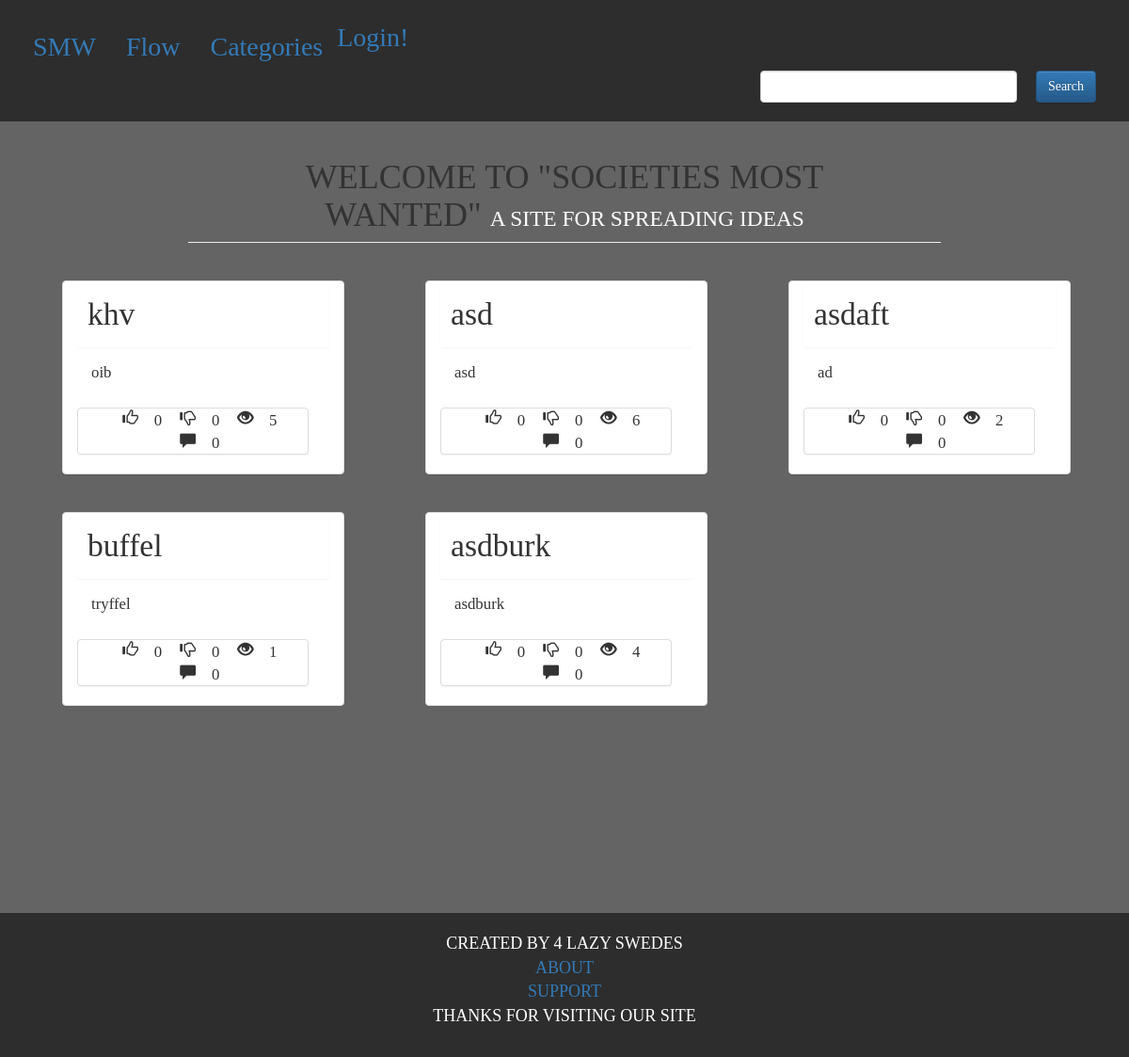
/, run on an earlier commit of the app's database.
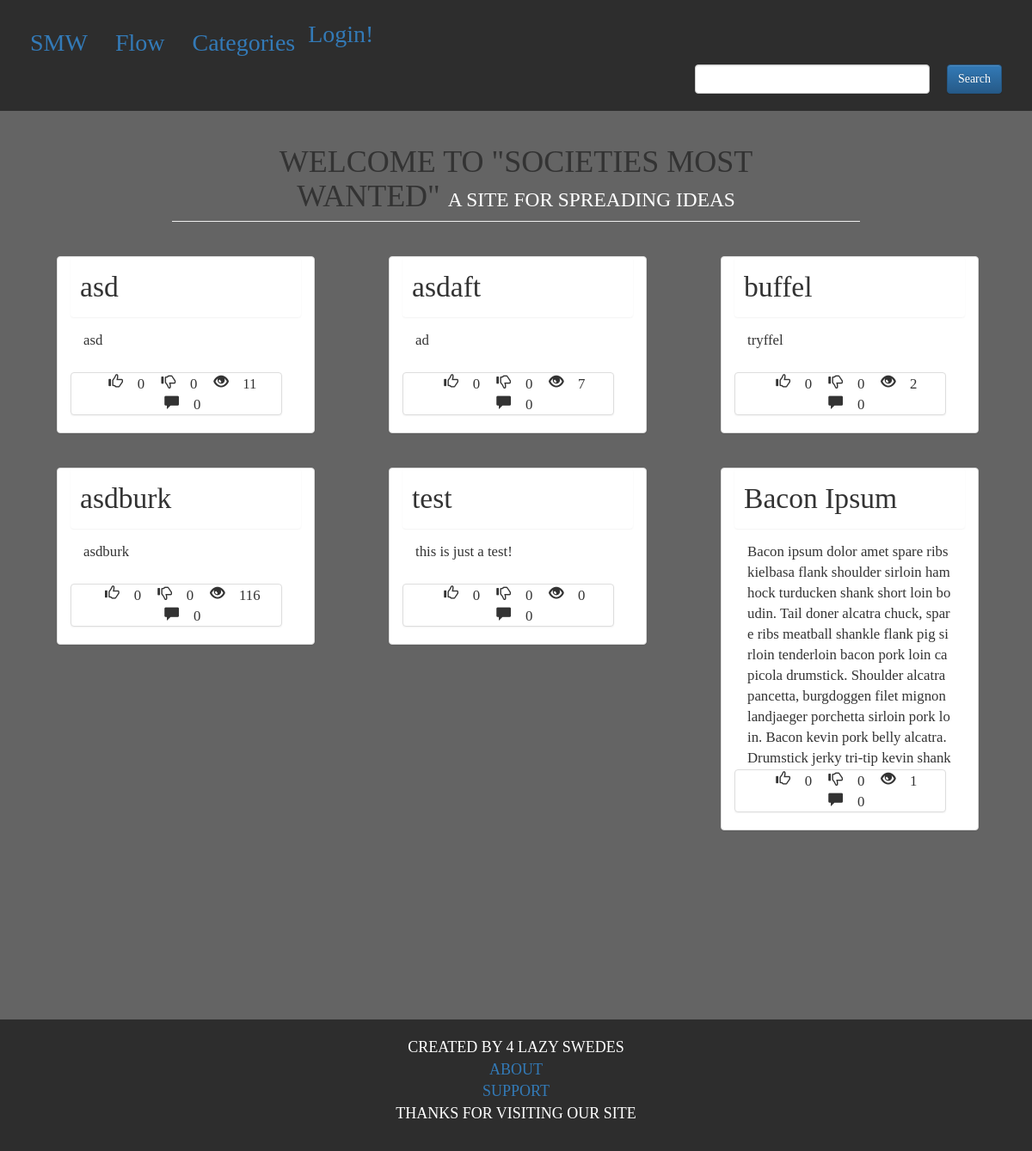
And on a later commit of the database.
### smw/models.py (models this page shows, shortened)
class Post(models.Model):
    User = models.ForeignKey(User, on_delete=models.CASCADE)
    Category = models.ForeignKey(Category, on_delete=models.CASCADE)
    Title = models.CharField(max_length=200)
    Idea = models.TextField(unique=True)
    Tags = models.CharField(max_length=200, blank=True, null=True)
    Views = models.IntegerField(default=0)
    Wants = models.IntegerField(default=0)
    Shlts = models.IntegerField(default=0)
    Post_Date = models.DateTimeField(default=datetime.now)
    def comment_count(self):
         return self.comment_set.count()

### smw/views.py (the view)
# urls.py: url(r'^$', views.IndexView.as_view(), name='index'),#homepage/preview
class IndexView(generic.ListView):
    template_name = "smw/index.html"
    def get_queryset(self):
        return Post.objects.order_by('-Wants')[:6]

### smw/templates/smw/index.html
{% extends 'smw/base.html' %}
{% block body %}
<head>
    <link rel="stylesheet" type="text/css" href="../../static/smw/style.css">
</head>
<div class="page-header col-md-8 col-md-offset-2">
    <h1>WELCOME TO "SOCIETIES MOST WANTED" <small>A SITE FOR SPREADING IDEAS</small></h1>
</div>
{% for idea in object_list %}
<div class=" panel panel-default col-lg-3 col-md-5 col-sm-11 col-xs-11 panelCust">
    <p class="panel panel-title  title"><a href="{% url 'smw:idea' idea.pk %}">{{idea.Title}}</a></p>
    <div class="panel-body">
        <p>{{idea.Idea}}</p>
    </div>
    <center>
        <div class="panel panel-default col-md-11">
            <p class="glyphicon glyphicon-thumbs-up"> {{idea.Wants}}</p>
            <p class="glyphicon glyphicon-thumbs-down"> {{idea.Shlts}}</p>
            <p class="glyphicon glyphicon-eye-open"> {{idea.Views}}</p>
            <p class="glyphicon glyphicon-comment"> {{idea.comment_count}}</p>
        </div>
    </center>
</div>
{% endfor %}
{% endblock%}

### smw/templates/smw/base.html (shortened to what this page needs)
<!DOCTYPE html>
<html>
    <head>
        {% load staticfiles %}
        <link rel="stylesheet" href="https://maxcdn.bootstrapcdn.com/bootstrap/3.3.7/css/bootstrap.min.css">
        <link rel="stylesheet" href="https://maxcdn.bootstrapcdn.com/bootstrap/3.3.7/css/bootstrap-theme.min.css">
        <link rel="stylesheet" type="text/css" href="{% static 'smw/style.css' %}"/>
    </head>
    <body>
        <ul class="nav nav-pills">
            <li class="liit" role="presentation"><a href="{% url 'smw:index' %}">SMW</a></li>
            <li class="liit" role="presentation"><a href="{% url 'smw:flow' %}">Flow</a></li>
            <li class="liit" role="presentation"><a href="{% url 'smw:categories' %}">Categories</a></li>
                {% if request.user.is_authenticated %}
                  {% include 'attest/logout_form.html' %}
                  <a href="{% url 'smw:create' %}">Create</a>
                  <a href="{% url 'attest:detail' request.user.pk %}">@ME</a>
                {%else%}
                  <a href="{% url 'attest:lgn'%}">Login!</a>
                {%endif%}
            <div>
                <form class="col-lg-4 col-md-6 col-sm-8 col-xs-12 pull-right" role="search" method="post" action="{% url 'smw:search' %}">
                    <input type="text" name="q" class="form-control">
                    <button type="submit" name="button" class="btn btn-primary""btn btn-primary">Search</button>
                </form>
            </div>
        </ul>
        {% block body %}
        {% endblock %}
        <footer class="container col-md-12 col-sm-12 col-xs-12">
            <ul>
                <li>CREATED BY 4 LAZY SWEDES</li>
                <li><a href="{% url 'smw:about' %}">ABOUT</a></li>
                <li><a href="">SUPPORT</a></li>
                <li>THANKS FOR VISITING OUR SITE</li>
            </ul>
        </footer>
    </body>
</html>

### smw/static/smw/style.css (style rules this page uses)
* { padding: 0px; margin: 0px; box-sizing: border-box; font-family: "Lucida Console", serif; font-weight: 100; }
body { background-color: rgb(100, 100, 100); }
.nav { background-color: rgb(45, 45, 45); font-size: 2em; padding: 20px; min-width: 516px; }
h1 { max-width: 75%; text-align: center; margin: auto; }
h1 small { color: white; }
.glyphicon { margin: 0px 0px 0px 15px; }
.btn { margin: 0px 0px 0px 20px; }
form { display: flex; margin: 15px 0px 0px 0px; max-width: 475px; }
.panelCust { margin: 20px 20px 20px 5.5%; font-size: 1.2em; //min-width: 380px; }
.panel-title { padding: 10px; }
.panel-body { overflow: hidden; word-break: break-all; max-height: 280px; }
.title { font-size: 2em; }
footer { background-color: rgb(45, 45, 45); color: white; font-size: 18px; margin: 200px 0px 0px 0px; }
footer ul { text-align: center; padding: 20px; list-style: none; }

What changed in the data, as far as the page shows it:
removed Post: Title "khv", Idea "oib", Wants "0", Shlts "0", Views "5", comment_count "0"
changed Post "asd": Views "6" → "11"
changed Post "asdaft": Views "2" → "7"
changed Post "buffel": Views "1" → "2"
changed Post "asdburk": Views "4" → "116"
added Post: Title "test", Idea "this is just a test!", Wants "0", Shlts "0", Views "0", comment_count "0"
added Post: Title "Bacon Ipsum", Idea "Bacon ipsum dolor amet spare ribs kielbasa flank shoulder sirloin ham hock turducken shank short loin boudin. Tail doner alcatra chuck, spare ribs meatball shankle flank pig sirloin tenderloin bacon pork loin capicola drumstick. Shoulder alcatra pancetta, burgdoggen filet mignon landjaeger porchetta sirloin pork loin. Bacon kevin pork belly alcatra. Drumstick jerky tri-tip kevin shank…", Wants "0", Shlts "0", Views "1", comment_count "0"
